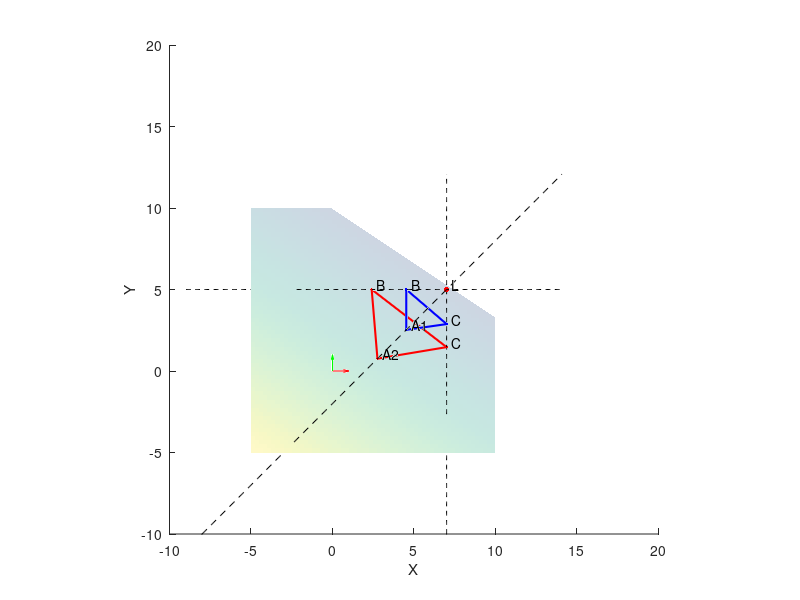

Here is the MATLAB script that generated this plot:
clear all
close all
clc

MIN_LIM = -5;
MAX_LIM = 10;
STEP = .25;

f = figure;
hold on
axis equal
xlim([MIN_LIM * 2 MAX_LIM * 2])
ylim([MIN_LIM * 2 MAX_LIM * 2])
zlim([MIN_LIM * 2 MAX_LIM * 2])
xlabel('X')
ylabel('Y')
zlabel('Z')

% Plot origine assi
quiver3(0,0,0,1,0,0,'Color','r','autoscale','off')
quiver3(0,0,0,0,1,0,'Color','g','autoscale','off')
quiver3(0,0,0,0,0,1,'Color','b','autoscale','off')

% Definizione del punto di intersezione
L = randi([-MIN_LIM MAX_LIM], 1, 3);
plot3(L(1), L(2), L(3), '.r', 'MarkerSize', 12);
text(L(1) + .3, L(2) + .3, L(3) + .3, 'L');

% Definizione piano

% 1. Definizione punto nello spazio per il quale passa la retta
% che vincola l' "inclinazione" del piano rispetto a Z
line = randi([0 -MIN_LIM], 1, 3);
% 2. Ricavare la matrice Z: l*x+m*y+n*z=0 -> %z=-(l*x+m*y)/n
[X, Y] = meshgrid(MIN_LIM:STEP:MAX_LIM, MIN_LIM:STEP:MAX_LIM);
Z = -(line(1) * X + line(2) * Y)/line(3);
surf(X, Y, Z, 'FaceAlpha', STEP, 'EdgeColor', 'none');

% Generazione triangoli e rette
% -- vedere f6_line_3d --

% 1. Definizione punti
%  a. Direzione
dir = [1 1 0]; % rand?
dir = dir ./ norm(dir);
%  b. Parametro t
t1 = randi([MIN_LIM * 2 MIN_LIM]) * 0.5;
t2 = randi([MIN_LIM * 3 MIN_LIM * 2]) * 0.5;
A1 = L + t1 * dir;
A2 = L + t2 * dir;
% Triangolo blu
plot3(A1(1), A1(2), A1(3), '.b', 'MarkerSize', 6);
text(A1(1) + .3, A1(2) + .3, A1(3) + .3, 'A1');
% Triangolo rosso
plot3(A2(1), A2(2), A2(3), '.r', 'MarkerSize', 6);
text(A2(1) + .3, A2(2) + .3, A2(3) + .3, 'A2');
% Retta
t = [MIN_LIM * 10:.1:MAX_LIM];
X = L(1) + t * dir(1);
Y = L(2) + t * dir(2);
Z = L(3) + t * dir(3);
plot3(X, Y, Z, '--k');

%  a. Direzione
dir = [1 0 1]; % rand?
dir = dir ./ norm(dir);
%  b. Parametro t
t1 = randi([MIN_LIM * 2 MIN_LIM]) * 0.5;
t2 = randi([MIN_LIM * 3 MIN_LIM * 2]) * 0.5;
B1 = L + t1 * dir;
B2 = L + t2 * dir;
% Triangolo blu
plot3(B1(1), B1(2), B1(3), '.b', 'MarkerSize', 6);
text(B1(1) + .3, B1(2) + .3, B1(3) + .3, 'B');
% Triangolo rosso
plot3(B2(1), B2(2), B2(3), '.r', 'MarkerSize', 6);
text(B2(1) + .3, B2(2) + .3, B2(3) + .3, 'B');
% Retta
t = [MIN_LIM * 10:.1:MAX_LIM];
X = L(1) + t * dir(1);
Y = L(2) + t * dir(2);
Z = L(3) + t * dir(3);
plot3(X, Y, Z, '--k');

%  a. Direzione
dir = [0 1 1]; % rand?
dir = dir ./ norm(dir);
%  b. Parametro t
t1 = randi([MIN_LIM * 2 MIN_LIM]) * 0.5;
t2 = randi([MIN_LIM * 3 MIN_LIM * 2]) * 0.5;
C1 = L + t1 * dir;
C2 = L + t2 * dir;
% Triangolo blu
plot3(C1(1), C1(2), C1(3), '.b', 'MarkerSize', 6);
text(C1(1) + .3, C1(2) + .3, C1(3) + .3, 'C');
% Triangolo rosso
plot3(C2(1), C2(2), C2(3), '.r', 'MarkerSize', 6);
text(C2(1) + .3, C2(2) + .3, C2(3) + .3, 'C');
% Retta
t = [MIN_LIM * 10:.1:MAX_LIM];
X = L(1) + t * dir(1);
Y = L(2) + t * dir(2);
Z = L(3) + t * dir(3);
plot3(X, Y, Z, '--k');

% 2. Definizione segmenti
plot3([A1(1) B1(1) C1(1) A1(1)], [A1(2) B1(2) C1(2) A1(2)], [A1(3) B1(3) C1(3) A1(3)], '-b', 'LineWidth', 1.5);
plot3([A2(1) B2(1) C2(1) A2(1)], [A2(2) B2(2) C2(2) A2(2)], [A2(3) B2(3) C2(3) A2(3)], '-r', 'LineWidth', 1.5);
